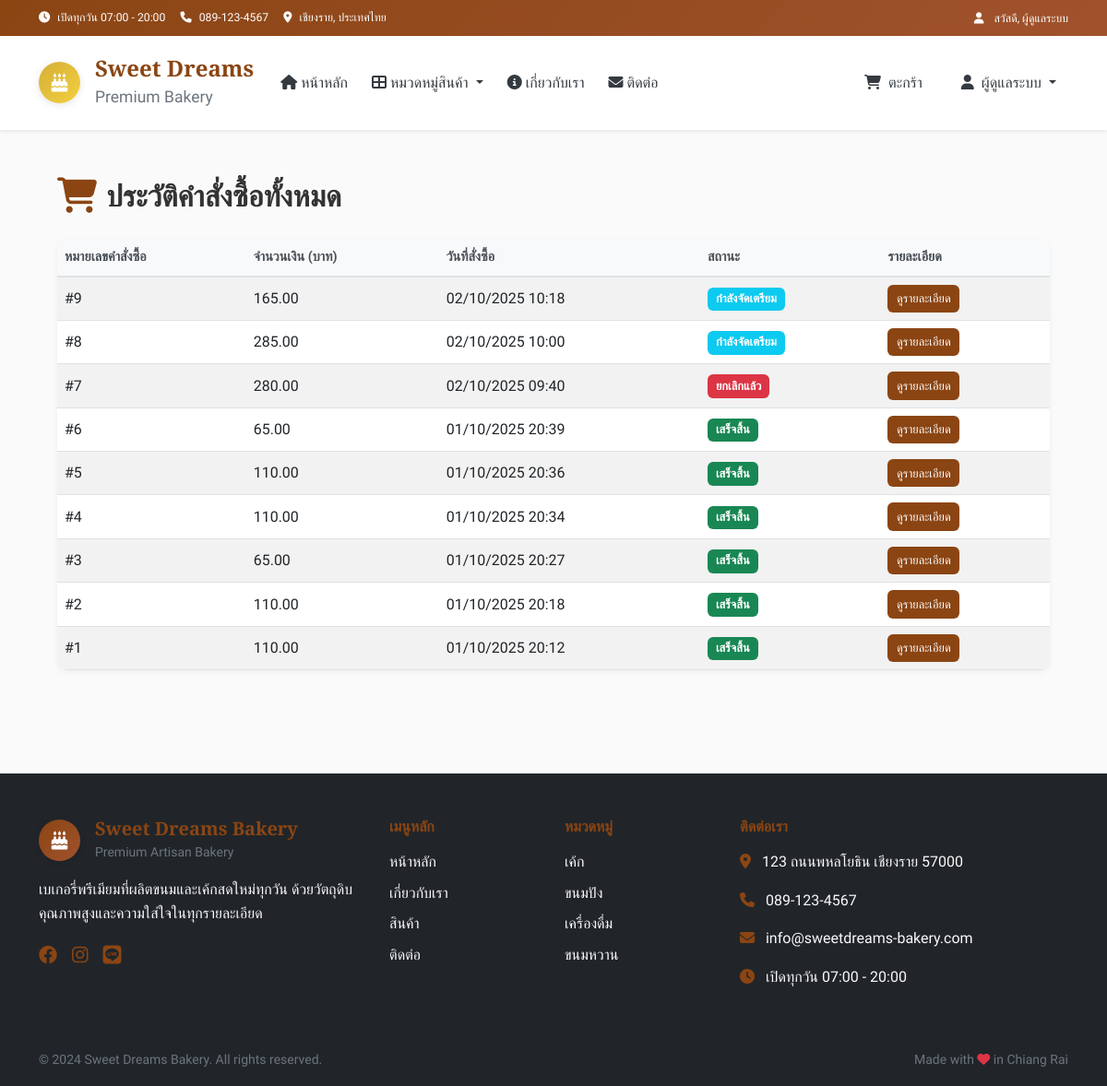
The page /admin/order_history (signed in) on the database its author committed.
### tables this page shows
CREATE TABLE orders (
        id INTEGER PRIMARY KEY AUTOINCREMENT,
        user_id INTEGER,
        total_amount DECIMAL(10,2) NOT NULL,
        status TEXT DEFAULT 'pending',
        customer_name TEXT NOT NULL,
        customer_phone TEXT NOT NULL,
        customer_address TEXT,
        cancelled_at DATETIME,
        payment_method TEXT DEFAULT 'cod',
        notes TEXT,
        delivery_method TEXT DEFAULT 'delivery',
        created_at TIMESTAMP DEFAULT CURRENT_TIMESTAMP,
        FOREIGN KEY (user_id) REFERENCES users (id)
    );

CREATE TABLE categories (
        id INTEGER PRIMARY KEY AUTOINCREMENT,
        name TEXT UNIQUE NOT NULL,
        name_en TEXT,
        icon TEXT,
        description TEXT,
        display_order INTEGER DEFAULT 0
    );

### app.py (the view)
@app.route("/admin/order_history")
def admin_order_history():
    if session.get('role') != 'admin':
        flash("คุณไม่มีสิทธิ์เข้าถึงหน้านี้", "danger")
        return redirect(url_for("index"))
    conn = get_db_connection()
    orders = conn.execute("""
        SELECT o.*, u.username, u.email
        FROM orders o
        JOIN users u ON o.user_id = u.id
        ORDER BY o.created_at DESC
    """).fetchall()
    conn.close()
    return render_template("admin_order_history.html", orders=orders)

### templates/admin_order_history.html (shortened to what this page needs)
{% extends "layout.html" %}
{% block extra_css %}
<link rel="stylesheet" href="{{ url_for('static', filename='css/admin_orders_his.css') }}">
{% endblock %}
{% block content %}
<div class="orders-page">
    <div class="container py-5">
        <h2 class="mb-4">
            {% if is_admin %}
                รายการคำสั่งซื้อทั้งหมด
            {% else %}
                ประวัติคำสั่งซื้อทั้งหมด
            {% endif %}
        </h2>
        {% if orders %}
        <table class="table table-striped align-middle">
            <thead>
                <tr>
                    <th>หมายเลขคำสั่งซื้อ</th>
                    <th>จำนวนเงิน (บาท)</th>
                    <th>วันที่สั่งซื้อ</th>
                    <th>สถานะ</th>
                    <th>รายละเอียด</th>
                </tr>
            </thead>
            <tbody>
                {% for order in orders %}
                <tr>
                    <td>#{{ order.id }}</td>
                    <td>{{ "%.2f"|format(order.total_amount) }}</td>
                    <td>{{ order.created_at | to_bangkok }}</td>
                    <td>
                        {% if order.status == 'pending' %}
                            <span class="badge bg-warning text-dark">รอดำเนินการ</span>
                        {% elif order.status == 'processing' %}
                            <span class="badge bg-info text-white">กำลังจัดเตรียม</span>
                        {% elif order.status == 'completed' %}
                            <span class="badge bg-success text-white">เสร็จสิ้น</span>
                        {% elif order.status == 'cancelled' %}
                            <span class="badge bg-danger text-white">ยกเลิกแล้ว</span>
                        {% else %}
                            <span class="badge bg-secondary text-white">{{ order.status }}</span>
                        {% endif %}
                    </td>
                    <td>
                        <a href="{{ url_for('order_detail', order_id=order.id) }}" class="btn btn-sm btn-primary">
                            ดูรายละเอียด
                        </a>
                    </td>
                </tr>
                {% endfor %}
            </tbody>
        </table>
        {% else %}
        <p>{% if is_admin %}ยังไม่มีคำสั่งซื้อใด{% else %}คุณยังไม่มีคำสั่งซื้อ{% endif %}</p>
        {% endif %}
    </div>
</div>
{% endblock %}

### templates/layout.html (shortened to what this page needs)
<!DOCTYPE html>
<html lang="th" data-bs-theme="light">
<head>
    <link href="https://cdn.jsdelivr.net/npm/bootstrap@5.0.2/dist/css/bootstrap.min.css" rel="stylesheet">
    <link rel="stylesheet" href="https://cdnjs.cloudflare.com/ajax/libs/font-awesome/6.4.0/css/all.min.css">
    <link rel="stylesheet" href="{{ url_for('static', filename='css/main.css') }}">
    {% if session.get('role') == 'admin' %}
    <link rel="stylesheet" href="{{ url_for('static', filename='css/admin.css') }}">
    {% endif %}
    {% block extra_css %}{% endblock %}
</head>
<body>
    <header>
        <div class="top-bar bg-primary text-white py-2">
            <div class="container">
                <div class="row align-items-center">
                    <div class="col-md-8">
                        <small class="d-flex align-items-center flex-wrap gap-3">
                            <span><i class="fas fa-clock me-2"></i>เปิดทุกวัน 07:00 - 20:00</span>
                            <span><i class="fas fa-phone me-2"></i>089-123-4567</span>
                            <span><i class="fas fa-map-marker-alt me-2"></i>เชียงราย, ประเทศไทย</span>
                        </small>
                    </div>
                    <div class="col-md-4 text-end">
                        {% if session.get('user_id') %}
                            <small>
                                <i class="fas fa-user me-2"></i>
                                สวัสดี, {{ session.get('full_name') or session.get('username') }}
                            </small>
                        {% endif %}
                    </div>
                </div>
            </div>
        </div>
    </header>
    <nav class="navbar navbar-expand-lg navbar-light bg-white shadow-sm sticky-top" aria-label="Main navigation">
        <div class="container">
            <a class="navbar-brand d-flex align-items-center" href="{{ url_for('index') }}">
                <div class="logo-container me-3">
                    <div class="logo-circle">
                        <i class="fas fa-birthday-cake" aria-hidden="true"></i>
                    </div>
                </div>
                <div class="brand-info d-none d-md-block">
                    <h4 class="mb-0 brand-name">Sweet Dreams</h4>
                    <small class="text-muted">Premium Bakery</small>
                </div>
            </a>
            <div class="collapse navbar-collapse" id="navbarNav">
                <ul class="navbar-nav me-auto mb-2 mb-lg-0">
                    <li class="nav-item">
                        <a class="nav-link fw-500 {% if request.endpoint == 'index' %}active{% endif %}" href="{{ url_for('index') }}">
                            <i class="fas fa-home me-1"></i>หน้าหลัก
                        </a>
                    </li>
                    <li class="nav-item dropdown">
                        <a class="nav-link dropdown-toggle fw-500" href="#" role="button" data-bs-toggle="dropdown" aria-expanded="false">
                            <i class="fas fa-th-large me-1"></i>หมวดหมู่สินค้า
                        </a>
                    </li>
                    <li class="nav-item">
                        <a class="nav-link fw-500" href="{{ url_for('index') }}#about">
                            <i class="fas fa-info-circle me-1"></i>เกี่ยวกับเรา
                        </a>
                    </li>
                    <li class="nav-item">
                        <a class="nav-link fw-500" href="{{ url_for('index') }}#contact">
                            <i class="fas fa-envelope me-1"></i>ติดต่อ
                        </a>
                    </li>
                </ul>
                <ul class="navbar-nav ms-auto">
                    <li class="nav-item me-3">
                        <a class="nav-link position-relative fw-500 cart-link" href="{{ url_for('cart') }}">
                            <i class="fas fa-shopping-cart me-1"></i>
                            <span class="d-none d-lg-inline">ตะกร้า</span>
                        </a>
                    </li>
                    {% if session.get('user_id') %}
                        <li class="nav-item dropdown">
                            <a class="nav-link dropdown-toggle fw-500" href="#" role="button" data-bs-toggle="dropdown" aria-expanded="false">
                                <i class="fas fa-user me-1"></i>
                                <span class="d-none d-lg-inline">{{ session.get('full_name') or session.get('username') }}</span>
                            </a>
                        </li>
                    {% endif %}
                </ul>
            </div>
        </div>
    </nav>
    <main>
        {% block content %}{% endblock %}
    </main>
    <footer class="bg-dark text-white mt-5">
        <div class="container py-5">
            <div class="row gy-4">
                <div class="col-lg-4">
                    <div class="d-flex align-items-center mb-3">
                        <div class="logo-circle bg-primary me-3">
                            <i class="fas fa-birthday-cake text-white" aria-hidden="true"></i>
                        </div>
                        <div>
                            <h5 class="mb-0 text-primary">Sweet Dreams Bakery</h5>
                            <small class="text-muted">Premium Artisan Bakery</small>
                        </div>
                    </div>
                    <p class="text-light">
                        เบเกอรี่พรีเมียมที่ผลิตขนมและเค้กสดใหม่ทุกวัน
                        ด้วยวัตถุดิบคุณภาพสูงและความใส่ใจในทุกรายละเอียด
                    </p>
                    <div class="d-flex gap-3">
                        <a href="#" class="text-primary fs-5" aria-label="Facebook"><i class="fab fa-facebook"></i></a>
                        <a href="#" class="text-primary fs-5" aria-label="Instagram"><i class="fab fa-instagram"></i></a>
                        <a href="#" class="text-primary fs-5" aria-label="Line"><i class="fab fa-line"></i></a>
                    </div>
                </div>
                <div class="col-lg-2 col-md-6">
                    <h6 class="text-primary mb-3">เมนูหลัก</h6>
                    <ul class="list-unstyled">
                        <li class="mb-2"><a href="{{ url_for('index') }}" class="text-light text-decoration-none">หน้าหลัก</a></li>
                        <li class="mb-2"><a href="{{ url_for('index') }}#about" class="text-light text-decoration-none">เกี่ยวกับเรา</a></li>
                        <li class="mb-2"><a href="{{ url_for('index') }}#products" class="text-light text-decoration-none">สินค้า</a></li>
                        <li class="mb-2"><a href="{{ url_for('index') }}#contact" class="text-light text-decoration-none">ติดต่อ</a></li>
                    </ul>
                </div>
                <div class="col-lg-2 col-md-6">
                    <h6 class="text-primary mb-3">หมวดหมู่</h6>
                    <ul class="list-unstyled">
                        {% if categories %}
                            {% for category in categories[:4] %}
                            <li class="mb-2">
                                <a href="{{ url_for('category_by_id', category_id=category.id) }}" class="text-light text-decoration-none">
                                    {{ category.name }}
                                </a>
                            </li>
                            {% endfor %}
                        {% endif %}
                    </ul>
                </div>
                <div class="col-lg-4">
                    <h6 class="text-primary mb-3">ติดต่อเรา</h6>
                    <div class="mb-3">
                        <i class="fas fa-map-marker-alt text-primary me-2"></i>
                        <span class="text-light">123 ถนนพหลโยธิน เชียงราย 57000</span>
                    </div>
                    <div class="mb-3">
                        <i class="fas fa-phone text-primary me-2"></i>
                        <span class="text-light">089-123-4567</span>
                    </div>
                    <div class="mb-3">
                        <i class="fas fa-envelope text-primary me-2"></i>
                        <span class="text-light">info@sweetdreams-bakery.com</span>
                    </div>
                    <div>
                        <i class="fas fa-clock text-primary me-2"></i>
                        <span class="text-light">เปิดทุกวัน 07:00 - 20:00</span>
                    </div>
                </div>
            </div>
        </div>
        <div class="bg-black py-3">
            <div class="container">
                <div class="row align-items-center">
                    <div class="col-md-6">
                        <small class="text-muted">
                            © 2024 Sweet Dreams Bakery. All rights reserved.
                        </small>
                    </div>
                    <div class="col-md-6 text-md-end">
                        <small class="text-muted">
                            Made with <i class="fas fa-heart text-danger"></i> in Chiang Rai
                        </small>
                    </div>
                </div>
            </div>
        </div>
    </footer>
    <div class="toast-container position-fixed bottom-0 end-0 p-3" style="z-index: 1055;">
    </div>
</body>
</html>

### rows shown on the page
orders: id "9", total_amount "165.00", created_at|to_bangkok "02/10/2025 10:18", status "กำลังจัดเตรียม"
orders: id "8", total_amount "285.00", created_at|to_bangkok "02/10/2025 10:00", status "กำลังจัดเตรียม"
orders: id "7", total_amount "280.00", created_at|to_bangkok "02/10/2025 09:40", status "ยกเลิกแล้ว"
orders: id "6", total_amount "65.00", created_at|to_bangkok "01/10/2025 20:39", status "เสร็จสิ้น"
orders: id "5", total_amount "110.00", created_at|to_bangkok "01/10/2025 20:36", status "เสร็จสิ้น"
orders: id "4", total_amount "110.00", created_at|to_bangkok "01/10/2025 20:34", status "เสร็จสิ้น"
orders: id "3", total_amount "65.00", created_at|to_bangkok "01/10/2025 20:27", status "เสร็จสิ้น"
orders: id "2", total_amount "110.00", created_at|to_bangkok "01/10/2025 20:18", status "เสร็จสิ้น"
orders: id "1", total_amount "110.00", created_at|to_bangkok "01/10/2025 20:12", status "เสร็จสิ้น"
categories: name "เค้ก"
categories: name "ขนมปัง"
categories: name "เครื่องดื่ม"
categories: name "ขนมหวาน"

### other values the page prints
{{ session.get('full_name') or session.get('username') }} "ผู้ดูแลระบบ"
